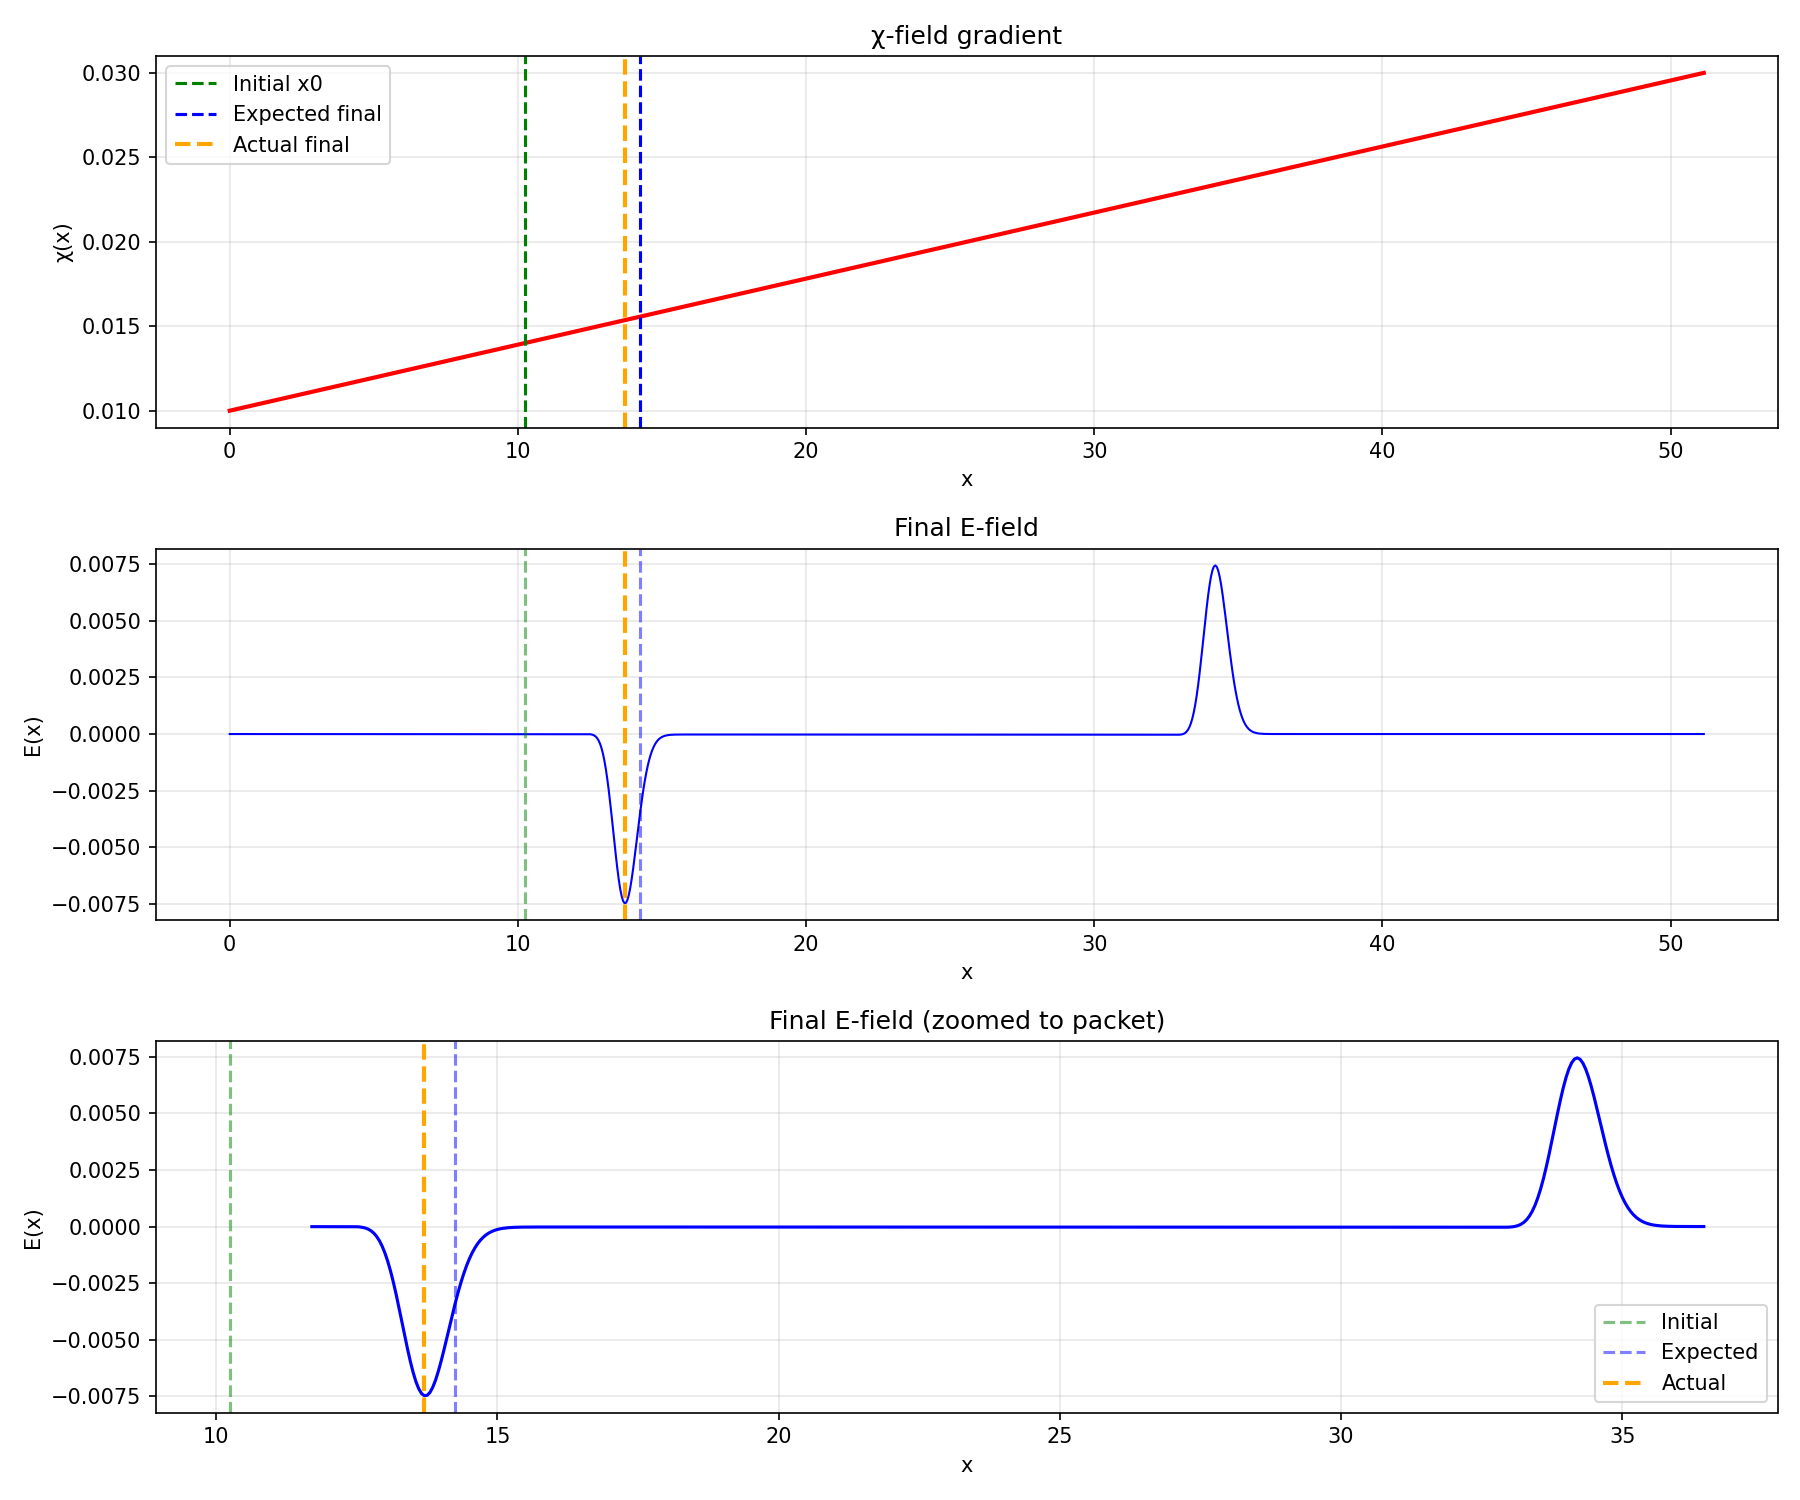

Here is the Python script that generated this plot:
"""Debug GRAV-25 light bending test"""
import numpy as np
import matplotlib.pyplot as plt

# Load trajectory data
data = np.loadtxt('results/Gravity/GRAV-25/diagnostics/light_bending_GRAV-25.csv', 
                  delimiter=',', skiprows=1)

x = data[:, 0]
chi = data[:, 1]
E_final = data[:, 2]

# Parameters from config
dx = 0.05
dt = 0.005
steps = 800
k_fraction = 0.10
N = 1024

# Calculate expected parameters
kx = k_fraction * np.pi / dx
print(f"kx = {kx:.4f}")

# Initial position (20% from left)
x0_cell = N * 0.2
x0 = x0_cell * dx
print(f"Initial position: x0 = {x0:.2f} (cell {x0_cell:.0f})")

# Chi at initial position
chi_min = 0.01
chi_max = chi_min + 0.02
chi_at_x0 = chi_min + (chi_max - chi_min) * 0.2
print(f"χ at x0: {chi_at_x0:.6f}")

# Dispersion relation
c = 1.0
omega = np.sqrt(c**2 * kx**2 + chi_at_x0**2)
print(f"ω = {omega:.6f}")

# Group velocity (corrected formula)
vg = c**2 * kx / omega
print(f"Group velocity: vg = {vg:.6f}")

# Expected travel distance
time_total = steps * dt
distance = vg * time_total
print(f"Time: {time_total:.2f}, Distance: {distance:.2f}")

# Expected final position
expected_x = x0 + distance
expected_cell = expected_x / dx
print(f"Expected final position: {expected_x:.2f} (cell {expected_cell:.0f})")

# Actual final position (find peak)
peak_idx = np.argmax(np.abs(E_final))
actual_x = x[peak_idx]
actual_cell = peak_idx
print(f"Actual final position: {actual_x:.2f} (cell {actual_cell})")

# Analysis
print(f"\nΔx = {actual_x - expected_x:.2f}")
print(f"Δ cells = {actual_cell - expected_cell:.0f}")

# Plot
fig, axes = plt.subplots(3, 1, figsize=(12, 10))

# Chi field
axes[0].plot(x, chi, 'r-', linewidth=2)
axes[0].axvline(x0, color='g', linestyle='--', label='Initial x0')
axes[0].axvline(expected_x, color='b', linestyle='--', label='Expected final')
axes[0].axvline(actual_x, color='orange', linestyle='--', linewidth=2, label='Actual final')
axes[0].set_xlabel('x')
axes[0].set_ylabel('χ(x)')
axes[0].set_title('χ-field gradient')
axes[0].legend()
axes[0].grid(True, alpha=0.3)

# E-field (full range)
axes[1].plot(x, E_final, 'b-', linewidth=1)
axes[1].axvline(x0, color='g', linestyle='--', alpha=0.5)
axes[1].axvline(expected_x, color='b', linestyle='--', alpha=0.5)
axes[1].axvline(actual_x, color='orange', linestyle='--', linewidth=2)
axes[1].set_xlabel('x')
axes[1].set_ylabel('E(x)')
axes[1].set_title('Final E-field')
axes[1].grid(True, alpha=0.3)

# E-field (zoomed to packet region)
# Find region with significant E
E_abs = np.abs(E_final)
threshold = 0.01 * np.max(E_abs)
significant = np.where(E_abs > threshold)[0]
if len(significant) > 0:
    x_min = max(0, significant[0] - 20)
    x_max = min(len(x)-1, significant[-1] + 20)
    axes[2].plot(x[x_min:x_max], E_final[x_min:x_max], 'b-', linewidth=1.5)
    axes[2].axvline(x0, color='g', linestyle='--', alpha=0.5, label='Initial')
    axes[2].axvline(expected_x, color='b', linestyle='--', alpha=0.5, label='Expected')
    axes[2].axvline(actual_x, color='orange', linestyle='--', linewidth=2, label='Actual')
    axes[2].set_xlabel('x')
    axes[2].set_ylabel('E(x)')
    axes[2].set_title('Final E-field (zoomed to packet)')
    axes[2].legend()
    axes[2].grid(True, alpha=0.3)

plt.tight_layout()
plt.savefig('debug_grav25.png', dpi=150)
print("\nSaved debug_grav25.png")
plt.close()

# Check if E-field is non-zero anywhere
print(f"\nE-field stats:")
print(f"  Max |E|: {np.max(np.abs(E_final)):.6e}")
print(f"  RMS E: {np.sqrt(np.mean(E_final**2)):.6e}")
print(f"  Non-zero cells: {np.sum(np.abs(E_final) > 1e-100)} / {len(E_final)}")
